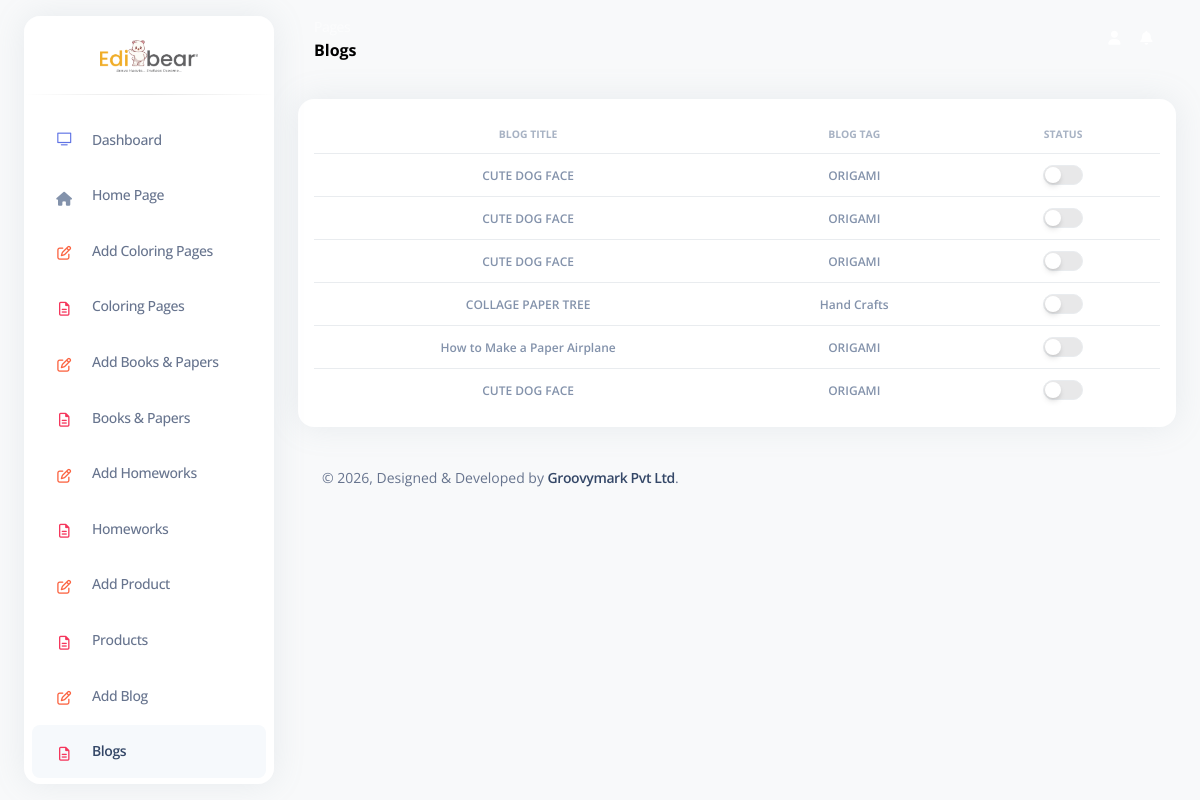
Page /admin-area/blogs.php on the committed database.
### tables this page shows
CREATE TABLE `blog_details` (
  `id` int(11) NOT NULL,
  `tag` varchar(50) NOT NULL,
  `title` varchar(50) NOT NULL,
  `description` varchar(10000) NOT NULL,
  `image` varchar(20) NOT NULL,
  `video` varchar(100) NOT NULL,
  `video_status` int(11) NOT NULL,
  `status` int(11) NOT NULL DEFAULT 1,
  `timestamp` timestamp NOT NULL DEFAULT current_timestamp()
);

### classes/class.user.php (called while the page is built, shortened)
<?php
require_once('dbconfig.php');
class USER{
	private $conn;
	public function __construct(){
		$database = new Database();
		$this->conn = $database->dbConnection();
    }
	public function fetchAll($colsArr, $tablesArr, $condsArr, $orderBy="", $other="") {
		$this->bindParamArr = array();
		$query = $this->createSqlFields($colsArr);
		$query = $this->createSqlFrom($query, $tablesArr);
		$query = $this->createWhereClause($query, $condsArr);
		$query .= ($other=="") ? "" : " AND $other";
		$query .= ($orderBy=="") ? "" : " ORDER BY $orderBy";
		$stmt = $this->conn->prepare($query);
		$stmt->execute($this->bindParamArr);
		$dataRow = $stmt->fetchAll(PDO::FETCH_ASSOC);
		return($dataRow);
	}
	private function createSqlFields($colsArr) {
		if ( $colsArr == "" ) {
			$query = "SELECT *";
		} else {
			$query = "SELECT ";
			foreach ( $colsArr as $value ) {
				$query .= "$value,";
			}
			$query = substr($query, 0, -1);
		}
		return $query;
	}
	private function createSqlFrom($query, $tablesArr) {
		$query .= " FROM ";
		foreach ( $tablesArr as $value ) {
			$query .= "$value,";
		}
		$query = substr($query, 0, -1);
		return $query;
	}
	private function createWhereClause($query, $condsArr) {
		return $query;
	}
}

### classes/dbconfig.php (called while the page is built, shortened)
<?php
class Database{
    public function dbConnection(){
        $this->host = getenv('DB_HOST') ?: 'localhost';
        $this->db_name = getenv('DB_NAME') ?: '';
        $this->username = getenv('DB_USERNAME') ?: '';
        $this->password = getenv('DB_PASSWORD') ?: '';
        $this->conn = null;
        try{
            $this->conn = new PDO("mysql:host=" . $this->host . ";dbname=" . $this->db_name, $this->username, $this->password);
			$this->conn->setAttribute(PDO::ATTR_ERRMODE, PDO::ERRMODE_EXCEPTION);
        }catch(PDOException $exception){
            $errorMsg = "Connection error: " . $exception->getMessage();
            echo $errorMsg;
        }
        return $this->conn;
    }
}
?>

### admin-area/blogs.php (the view, shortened to what this page needs)
<?php
  require_once("../classes/class.user.php");
  require_once("../classes/class.header.php");
  $adminHeader = new HEADER("blogs");
  $user = new USER();
?>
<!DOCTYPE html>
<html lang="en">
<head>
  <?php echo $adminHeader->printAdminHeader(); ?>
</head>
<body class="g-sidenav-show   bg-gray-100">
  <div class="min-height-300 bg-primary position-absolute w-100"></div>
  <?php echo $adminHeader->printAdminNav(); ?>
  <main class="main-content position-relative border-radius-lg">
    <?php echo $adminHeader->printAdminNav2($adminHeader->getActivePageName()); ?>
    <div class="container-fluid py-4">
      <div class="row">
        <div class="col-12 mb-4">
          <div class="card">
            <div class="card-body p-3">
              <div class="table-responsive p-0">
                <table class="table align-items-center mb-0">
                  <thead>
                    <tr>
                      <th class="text-uppercase text-secondary text-xxs font-weight-bolder opacity-7 text-center">Blog Title</th>
                      <th class="text-uppercase text-secondary text-xxs font-weight-bolder opacity-7 text-center">Blog Tag</th>
                      <th class="text-uppercase text-secondary text-xxs font-weight-bolder opacity-7 text-center">Status</th>
                    </tr>
                  </thead>
                  <tbody>
                    <?php
                      foreach ( $user->fetchAll(array("id","tag","title","status"), array("blog_details"), "", "timestamp DESC") as $rowFetchBlogs ) {
                        $blogID = $rowFetchBlogs['id'];
                        $blogTag = $rowFetchBlogs['tag'];
                        $blogTitle = $rowFetchBlogs['title'];
                        $blogStatus = ($rowFetchBlogs['status']=='1') ? "checked" : "";
                        echo "
                        <tr>
                          <td class='align-middle text-center cursorPointer' onclick='editBlog($blogID)'>
                            <span class='text-secondary text-xs font-weight-bold'>$blogTitle</span>
                          </td>
                          <td class='align-middle text-center cursorPointer' onclick='editBlog($blogID)'>
                            <span class='text-secondary text-xs font-weight-bold'>$blogTag</span>
                          </td>
                          <td class='align-middle text-center'>
                            <div class='form-check form-switch justify-content-center'>
                              <input class='form-check-input' type='checkbox' name='blogStatus$blogID' value='1' $blogStatus onchange='chngBlogSts($blogID)'>
                            </div>
                          </td>
                        </tr>
                        ";
                      }
                    ?>
                  </tbody>
                </table>
              </div>
            </div>
          </div>
        </div>
      </div>
      <?php echo $adminHeader->printAdminFooter(); ?>
    </div>
  </main>
</body>
</html>

### classes/class.header.php (shortened to what this page needs)
<?php
class HEADER {
    private $activePage;
    public function __construct($activePage='') {
        $this->activePage = $activePage;
    }
    public function getActivePageName() {
        return $this->adminNavTabArr[$this->activePage]['name'];
    }
    public function printAdminHeader($pageName="") {
        $html = "
            <meta charset='utf-8'/>
            <meta name='viewport' content='width=device-width, initial-scale=1, shrink-to-fit=no'>
            <link rel='apple-touch-icon' sizes='76x76' href='./assets/img/apple-icon.png'>
            <link rel='icon' type='image/png' href='../img/Favicon.png'>
            <title>KIDS’ COLORING PAGES, ACTIVITY BOOKS & STUDY PACKS</title>
            <link href='https://fonts.googleapis.com/css?family=Open+Sans:300,400,600,700' rel='stylesheet'/>
            <link href='./assets/css/nucleo-icons.css' rel='stylesheet' />
            <link href='./assets/css/nucleo-svg.css' rel='stylesheet' />
            <script src='https://kit.fontawesome.com/42d5adcbca.js'></script>
            <link href='./assets/css/nucleo-svg.css' rel='stylesheet' />
            <link id='pagestyle' href='./assets/css/argon-dashboard.css?v=2.0.4' rel='stylesheet' />
            <style>
                /* Remove default green header strip on admin pages */
                .min-height-300.bg-primary.position-absolute.w-100 {
                    background: transparent !important;
                }
            </style>
            <script src='./assets/js/plugins/jquery.min.js'></script>
        ";
        return $html;
    }
    public function printAdminNav() {
        $html = "
            <aside class='sidenav bg-white navbar navbar-vertical navbar-expand-xs border-0 border-radius-xl my-3 fixed-start ms-4' id='sidenav-main'>
                <div class='sidenav-header'>
                <i class='fas fa-times p-3 cursor-pointer text-secondary opacity-5 position-absolute end-0 top-0 d-none d-xl-none' aria-hidden='true' id='iconSidenav'></i>
                <center>
                    <a class='navbar-brand m-0' href='./dashboard'>
                    <img src='../img/Logo.png' style='max-width: 100px;' class='navbar-brand-img h-100' alt='main_logo'>
                    </a>
                </center>
                </div>
                <hr class='horizontal dark mt-0'>
                <div class='collapse navbar-collapse w-auto' id='sidenav-collapse-main' style='height:100%;'>
                    <ul class='navbar-nav'>";
                    foreach( $this->adminNavTabArr as $key=>$subArr ) {
                        $active = ($this->activePage==$key) ? "active" : "";
                        $html .= "
                            <li class='nav-item'>
                                <a class='nav-link $active' href='".$subArr['redirect']."'>
                                    <div class='icon icon-shape icon-sm border-radius-md text-center me-2 d-flex align-items-center justify-content-center'>
                                    <i class='".$subArr['icon']." text-sm opacity-10'></i>
                                    </div>
                                    <span class='nav-link-text ms-1'>".$subArr['name']."</span>
                                </a>
                            </li>
                        ";
                    }
        $html .="
                    </ul>
                </div>
            </aside>
        ";
        return $html;
    }
    public function printAdminNav2($pageName) {
        $html = "
            <nav class='navbar navbar-main navbar-expand-lg px-0 mx-4 shadow-none border-radius-xl' id='navbarBlur' data-scroll='false'>
                <div class='container-fluid py-1 px-3'>
                    <nav aria-label='breadcrumb'>
                    <ol class='breadcrumb bg-transparent mb-0 pb-0 pt-1 px-0 me-sm-6 me-5'>
                        <li class='breadcrumb-item text-sm'><a class='opacity-5 text-white' href='javascript:;'>Pages</a></li>
                    </ol>
                    <h6 class='font-weight-bolder mb-0' style='color: black !important;'>$pageName</h6>
                    </nav>
                    <div class='collapse navbar-collapse mt-sm-0 mt-2 me-md-0 me-sm-4' id='navbar'>
                    <ul class='navbar-nav  justify-content-end'>
                        <li class='nav-item d-flex align-items-center'>
                        <a href='./manage-admins' class='nav-link text-white font-weight-bold px-0'>
                            <i class='fa fa-user me-sm-1'></i>
                        </a>
                        </li>
                        <li class='nav-item dropdown px-3 pe-2 d-flex align-items-center'>
                        <a href='javascript:;' class='nav-link text-white p-0' id='dropdownMenuButton' data-bs-toggle='dropdown' aria-expanded='false'>
                            <i class='fa fa-bell cursor-pointer'></i>
                        </a>
                        </li>
                    </ul>
                    </div>
                </div>
            </nav>
        ";
        return $html;
    }
    public function printAdminFooter() {
        $html = "
            <footer class='footer pt-3'>
                <div class='container-fluid'>
                <div class='row align-items-center justify-content-lg-between'>
                    <div class='col-lg-6 mb-lg-0 mb-4'>
                    <div class='copyright text-center text-sm text-muted text-lg-start'>
                        © <script>
                        document.write(new Date().getFullYear())
                        </script>,
                        Designed & Developed by
                        <a href='https://virtualpensar.com' class='font-weight-bold' target='_blank'>Groovymark Pvt Ltd</a>.
                    </div>
                    </div>
                    <div class='col-lg-6'>
                    </div>
                </div>
                </div>
            </footer>
        ";
        return $html;
    }
}

### admin-area/assets/css/nucleo-svg.css (style rules this page uses)
.icon { display: inline-block; color: #111111; height: 1em; width: 1em; }
.icon-sm { height: 0.8em; width: 0.8em; }
.icon { fill: currentColor; stroke: none; }

### classes/class.header.php (style rules this page uses)
.min-height-300.bg-primary.position-absolute.w-100 { background: transparent !important; }

### rows in the picture
blog_details: title "CUTE DOG FACE", tag "ORIGAMI"
blog_details: title "CUTE DOG FACE", tag "ORIGAMI"
blog_details: title "CUTE DOG FACE", tag "ORIGAMI"
blog_details: title "COLLAGE PAPER TREE", tag "Hand Crafts"
blog_details: title "How to Make a Paper Airplane", tag "ORIGAMI"
blog_details: title "CUTE DOG FACE", tag "ORIGAMI"

### other values in the picture
$subArr['name'] "Dashboard"
$subArr['name'] "Home Page"
$subArr['name'] "Add Coloring Pages"
$subArr['name'] "Coloring Pages"
$subArr['name'] "Add Books & Papers"
$subArr['name'] "Books & Papers"
$subArr['name'] "Add Homeworks"
$subArr['name'] "Homeworks"
$subArr['name'] "Add Product"
$subArr['name'] "Products"
$subArr['name'] "Add Blog"
$subArr['name'] "Blogs"
$pageName "Blogs"
